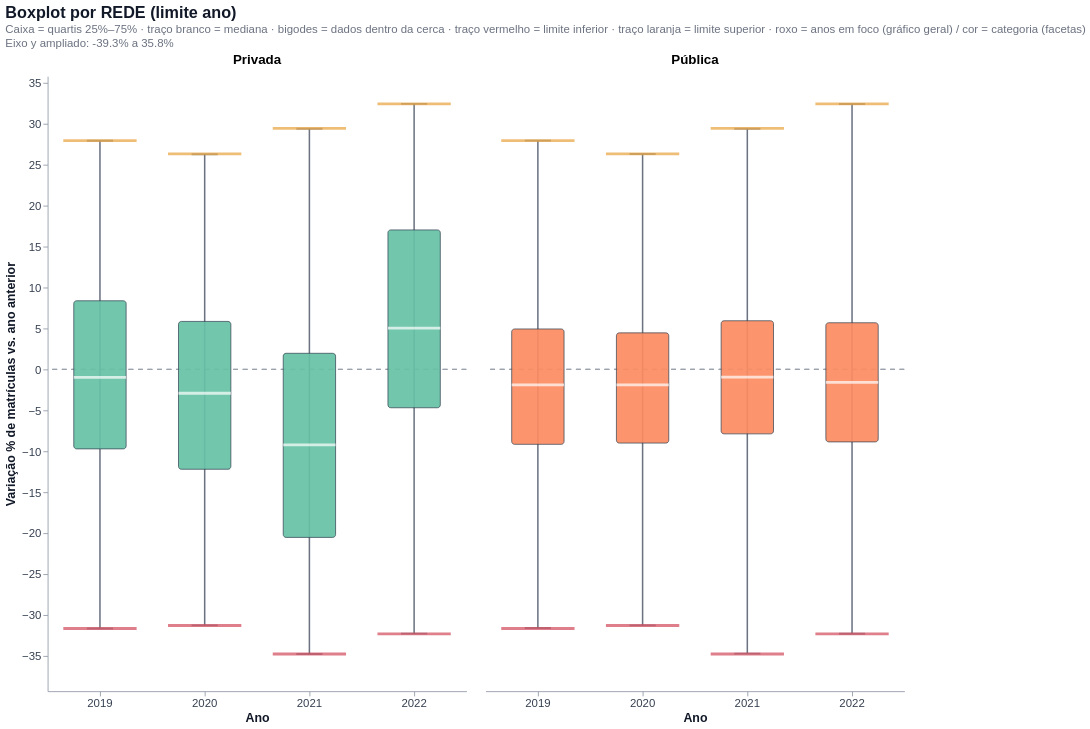

The cell this chart's notebook holds for it:
### Markdown cell above
### 6.2 — Boxplots facetados por categoria
Mesmos limites da etapa 3 (calculados com todas as escolas do ano). Sem pontos individuais, para ficar leve.

### Code cell
def boxplot_facetado(d, dim, modo):
    dd = d[d["ANO"].isin(ANOS_FOCO)] if BOXPLOT_SO_ANOS_FOCO else d
    if dd.empty:
        print(f"[{dim}] Nenhuma linha nos anos {ANOS_FOCO}. Anos disponíveis: {sorted(int(a) for a in d['ANO'].unique())}")
        return None
    dd = dd.copy()
    dd[dim] = dd[dim].fillna("(vazio)").astype(str)   # NaN não derruba o groupby
    stats = estatisticas_box(dd, ["ANO", dim], modo)
    if stats.empty or "n" not in stats.columns:
        print(f"[{dim}] Sem dados para o boxplot.")
        return None
    stats = stats[stats["n"] >= N_MIN_CATEGORIA]
    if stats.empty:
        print(f"[{dim}] Nenhuma categoria com pelo menos {N_MIN_CATEGORIA} escolas/ano. Diminua N_MIN_CATEGORIA.")
        return None
    n_fac = stats[dim].nunique()
    n_anos = stats["ANO"].nunique()
    larg = int(max(110, (LARGURA_GRAFICO - 60 * n_fac) / n_fac))
    tam = tamanho_caixa(n_anos, larg)
    x_enc = alt.X("ANO:O", title="Ano", axis=alt.Axis(labelAngle=0))
    dom = dominio_y(d, stats)
    camadas = camadas_boxplot(stats, alt.Chart(stats), x_enc, dom, tam, cor_por=dim)
    graf = (alt.layer(*camadas).properties(width=larg, height=int(ALTURA_GRAFICO * 0.85))
            .facet(column=alt.Column(f"{dim}:N", title=None, header=alt.Header(labelFontSize=14, labelFontWeight="bold")))
            .properties(title=alt.Title(f"Boxplot por {dim} (limite {modo.lower()})",
                                        subtitle=[LEGENDA_BOX.format(qi=Q_INFERIOR, qs=Q_SUPERIOR), f"Eixo y ampliado: {dom[0]:.1f}% a {dom[1]:.1f}%"])))
    return estilizar(graf)


def relatar_facetados(d):
    for dim in BOXPLOT_POR:
        if dim in d.columns:
            graf = boxplot_facetado(d, dim, LIMITE_PARA_CRUZAMENTO)
            mostrar(graf, f"Boxplot facetado por {dim}")


secao("Etapa 6.2 — Boxplots facetados")
relatar_facetados(dados)

### Figure 1 — Vega-Lite specification as saved in the notebook (floating-point values rounded to 4 significant figures)
{"config": {"view": {"continuousWidth": 300, "continuousHeight": 300, "stroke": null}, "axis": {"domainColor": "#9CA3AF", "gridColor": "#E5E7EB", "labelColor": "#374151", "labelFontSize": 12, "tickColor": "#9CA3AF", "titleColor": "#111827", "titleFontSize": 13}, "legend": {"labelFontSize": 12, "symbolSize": 120, "titleFontSize": 12}, "range": {"category": {"scheme": "set2"}}, "title": {"anchor": "start", "color": "#111827", "fontSize": 17, "subtitleColor": "#6B7280", "subtitleFontSize": 12}}, "data": {"name": "data-9c179cb29e5351d6899956525273c4a9"}, "facet": {"column": {"field": "REDE", "header": {"labelFontSize": 14, "labelFontWeight": "bold"}, "title": null, "type": "nominal"}}, "spec": {"layer": [{"mark": {"type": "rule", "clip": true, "color": "#9CA3AF", "strokeDash": [5, 5]}, "encoding": {"y": {"scale": {"clamp": false, "domain": [-39.28, 35.79], "nice": false}, "datum": 0}}}, {"mark": {"type": "rule", "clip": true, "color": "#6B7280", "strokeWidth": 1.6}, "encoding": {"x": {"axis": {"labelAngle": 0}, "field": "ANO", "title": "Ano", "type": "ordinal"}, "y": {"field": "bigode_inf", "scale": {"clamp": false, "domain": [-39.28, 35.79], "nice": false}, "title": "Variação % de matrículas vs. ano anterior", "type": "quantitative"}, "y2": {"field": "bigode_sup"}}}, {"mark": {"type": "tick", "clip": true, "color": "#6B7280", "size": 27.5, "thickness": 2}, "encoding": {"x": {"axis": {"labelAngle": 0}, "field": "ANO", "title": "Ano", "type": "ordinal"}, "y": {"field": "bigode_inf", "scale": {"clamp": false, "domain": [-39.28, 35.79], "nice": false}, "type": "quantitative"}}}, {"mark": {"type": "tick", "clip": true, "color": "#6B7280", "size": 27.5, "thickness": 2}, "encoding": {"x": {"axis": {"labelAngle": 0}, "field": "ANO", "title": "Ano", "type": "ordinal"}, "y": {"field": "bigode_sup", "scale": {"clamp": false, "domain": [-39.28, 35.79], "nice": false}, "type": "quantitative"}}}, {"mark": {"type": "bar", "clip": true, "cornerRadius": 3, "opacity": 0.92, "size": 55, "stroke": "#2F3E4E", "strokeWidth": 0.8}, "encoding": {"color": {"field": "REDE", "legend": null, "scale": {"scheme": "set2"}, "type": "nominal"}, "tooltip": [{"field": "ANO", "title": "Ano", "type": "ordinal"}, {"field": "n", "title": "escolas", "type": "quantitative"}, {"field": "q_inf", "format": ".1f", "title": "quartil inferior", "type": "quantitative"}, {"field": "mediana", "format": ".1f", "title": "mediana", "type": "quantitative"}, {"field": "q_sup", "format": ".1f", "title": "quartil superior", "type": "quantitative"}, {"field": "lim_inf", "format": ".1f", "title": "limite inferior", "type": "quantitative"}, {"field": "lim_sup", "format": ".1f", "title": "limite superior", "type": "quantitative"}, {"field": "pct_marcada", "format": ".1f", "title": "% marcadas", "type": "quantitative"}], "x": {"axis": {"labelAngle": 0}, "field": "ANO", "title": "Ano", "type": "ordinal"}, "y": {"field": "q_inf", "scale": {"clamp": false, "domain": [-39.28, 35.79], "nice": false}, "type": "quantitative"}, "y2": {"field": "q_sup"}}}, {"mark": {"type": "tick", "clip": true, "color": "white", "size": 55, "thickness": 3}, "encoding": {"x": {"axis": {"labelAngle": 0}, "field": "ANO", "title": "Ano", "type": "ordinal"}, "y": {"field": "mediana", "scale": {"clamp": false, "domain": [-39.28, 35.79], "nice": false}, "type": "quantitative"}}}, {"mark": {"type": "tick", "clip": true, "color": "#D1495B", "size": 77.0, "thickness": 3}, "encoding": {"x": {"axis": {"labelAngle": 0}, "field": "ANO", "title": "Ano", "type": "ordinal"}, "y": {"field": "lim_inf", "scale": {"clamp": false, "domain": [-39.28, 35.79], "nice": false}, "type": "quantitative"}}}, {"mark": {"type": "tick", "clip": true, "color": "#E8A33D", "size": 77.0, "thickness": 3}, "encoding": {"x": {"axis": {"labelAngle": 0}, "field": "ANO", "title": "Ano", "type": "ordinal"}, "y": {"field": "lim_sup", "scale": {"clamp": false, "domain": [-39.28, 35.79], "nice": false}, "type": "quantitative"}}}], "height": 646, "width": 440}, "title": {"text": "Boxplot por REDE (limite ano)", "subtitle": ["Caixa = quartis 25%–75% · traço branco = mediana · bigodes = dados dentro da cerca · traço vermelho = limite inferior · traço laranja = limite superior · roxo = anos em foco (gráfico geral) / cor = categoria (facetas)", "Eixo y ampliado: -39.3% a 35.8%"]}, "$schema": "https://vega.github.io/schema/vega-lite/v6.4.1.json", "datasets": {"data-9c179cb29e5351d6899956525273c4a9": [{"ANO": 2019, "REDE": "Privada", "q_inf": -9.708, "mediana": -0.9804, "q_sup": 8.372, "bigode_inf": -31.62, "bigode_sup": 27.91, "lim_inf": -31.64, "lim_sup": 27.92, "n": 18770, "pct_marcada": 10.07}, {"ANO": 2019, "REDE": "Pública", "q_inf": -9.15, "mediana": -1.887, "q_sup": 4.93, "bigode_inf": -31.58, "bigode_sup": 27.92, "lim_inf": -31.64, "lim_sup": 27.92, "n": 60507, "pct_marcada": 6.28}, {"ANO": 2020, "REDE": "Privada", "q_inf": -12.2, "mediana": -2.92, "q_sup": 5.852, "bigode_inf": -31.25, "bigode_sup": 26.26, "lim_inf": -31.27, "lim_sup": 26.31, "n": 18819, "pct_marcada": 10.54}, {"ANO": 2020, "REDE": "Pública", "q_inf": -9.0, "mediana": -1.887, "q_sup": 4.453, "bigode_inf": -31.25, "bigode_sup": 26.29, "lim_inf": -31.27, "lim_sup": 26.31, "n": 59345, "pct_marcada": 5.576}, {"ANO": 2021, "REDE": "Privada", "q_inf": -20.51, "mediana": -9.217, "q_sup": 1.961, "bigode_inf": -34.74, "bigode_sup": 29.37, "lim_inf": -34.75, "lim_sup": 29.41, "n": 18497, "pct_marcada": 12.62}, {"ANO": 2021, "REDE": "Pública", "q_inf": -7.875, "mediana": -0.9464, "q_sup": 5.932, "bigode_inf": -34.69, "bigode_sup": 29.37, "lim_inf": -34.75, "lim_sup": 29.41, "n": 58197, "pct_marcada": 4.624}, {"ANO": 2022, "REDE": "Privada", "q_inf": -4.688, "mediana": 5.039, "q_sup": 17.02, "bigode_inf": -32.26, "bigode_sup": 32.4, "lim_inf": -32.28, "lim_sup": 32.41, "n": 18446, "pct_marcada": 12.39}, {"ANO": 2022, "REDE": "Pública", "q_inf": -8.855, "mediana": -1.594, "q_sup": 5.688, "bigode_inf": -32.27, "bigode_sup": 32.39, "lim_inf": -32.28, "lim_sup": 32.41, "n": 57251, "pct_marcada": 5.256}]}}
